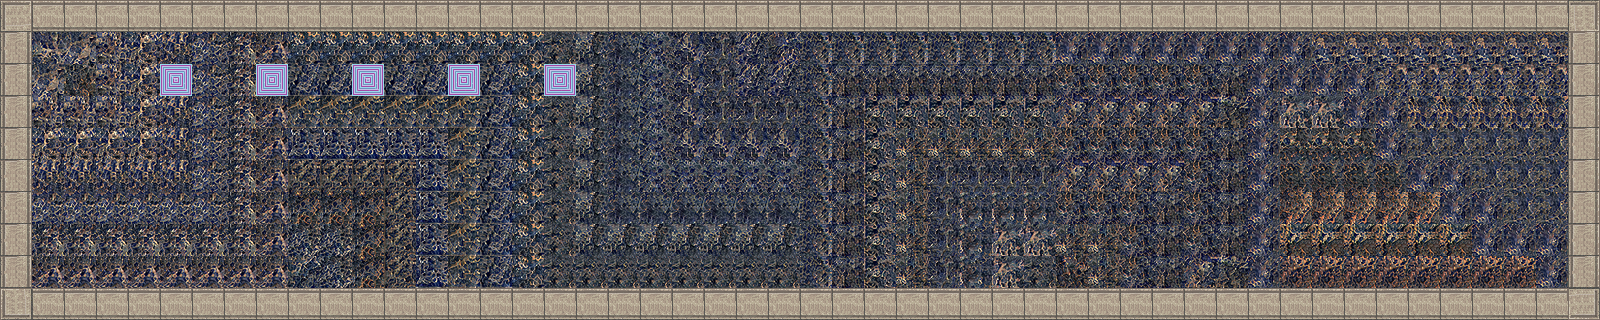

This game map was drawn from its Tiled (.tmx) file and the tilesets committed beside it. A one-line description and the trimmed map source follow:
An orthogonal 50x10 tile map with 32x32 px tiles, 2 tile layers (background, walls), 18 tilesets and 13 objects (6x sign, 6x map_link, room).

<map version="1.0" orientation="orthogonal" width="50" height="10" tilewidth="32" tileheight="32">
 <tileset firstgid="1" name="dirt" tilewidth="32" tileheight="32">
  <image source="../textures/cobblestone.png" width="32" height="32" />
  <terraintypes>
   <terrain name="New Terrain" tile="-1" />
  </terraintypes>
 </tileset>
 <tileset firstgid="2" source="block.tsx" />
 <tileset firstgid="3" name="wall" tilewidth="32" tileheight="32">
  <image source="../textures/brick.png" width="32" height="32" />
 </tileset>
 <tileset firstgid="4" name="stone_wall_horizontal" tilewidth="32" tileheight="32">
  <image source="../textures/stone_wall_horizontal.png" width="32" height="32" />
 </tileset>
 <tileset firstgid="5" name="stone_wall_vertical" tilewidth="32" tileheight="32">
  <image source="../textures/stone_wall_vertical.png" width="32" height="32" />
 </tileset>
 <tileset firstgid="6" name="stone_wall_ll" tilewidth="32" tileheight="32">
  <image source="../textures/stone_wall_ll_corner.png" width="32" height="32" />
 </tileset>
 <tileset firstgid="7" name="stone_wall_lr" tilewidth="32" tileheight="32">
  <image source="../textures/stone_wall_lr_corner.png" width="32" height="32" />
 </tileset>
 <tileset firstgid="8" name="stone_wall_ul" tilewidth="32" tileheight="32">
  <image source="../textures/stone_wall_ul_corner.png" width="32" height="32" />
 </tileset>
 <tileset firstgid="9" name="stone_wall_ur" tilewidth="32" tileheight="32">
  <image source="../textures/stone_wall_ur_corner.png" width="32" height="32" />
 </tileset>
 <tileset firstgid="10" name="dark_indigo_cobblestone" tilewidth="32" tileheight="32">
  <image source="../textures/dark_indigo_cobblestone.png" width="32" height="32" />
 </tileset>
 <tileset firstgid="11" name="dark_indigo_2" tilewidth="32" tileheight="32">
  <image source="../textures/dark_indigo_cobblestone2.png" width="32" height="32" />
 </tileset>
 <tileset firstgid="12" name="dark_indigo_3" tilewidth="32" tileheight="32">
  <image source="../textures/dark_indigo_cobblestone3.png" width="32" height="32" />
 </tileset>
 <tileset firstgid="13" name="red_cobblestone" tilewidth="32" tileheight="32">
  <image source="../textures/red_cobblestone.png" width="32" height="32" />
 </tileset>
 <tileset firstgid="14" name="yellow_cobblestone" tilewidth="32" tileheight="32">
  <image source="../textures/yellow_cobblestone.png" width="32" height="32" />
 </tileset>
 <tileset firstgid="15" name="blue_cobblestone" tilewidth="32" tileheight="32">
  <image source="../textures/blue_cobblestone.png" width="32" height="32" />
 </tileset>
 <tileset firstgid="16" name="green_cobblestone" tilewidth="32" tileheight="32">
  <image source="../textures/green_cobblestone.png" width="32" height="32" />
 </tileset>
 <tileset firstgid="17" name="cave_texture_01-512x512" tilewidth="32" tileheight="32">
  <image source="../textures/cave_texture_512.png" width="512" height="512" />
 </tileset>
 <tileset firstgid="273" name="warp_pad" tilewidth="32" tileheight="32">
  <image source="../textures/warp_pad.png" width="32" height="32" />
 </tileset>
 <layer name="background" width="50" height="10">
  <data>[500 cells, 385 non-empty, 46 distinct tile ids]</data>
 </layer>
 <layer name="walls" width="50" height="10">
  <data>[500 cells, 116 non-empty, 6 distinct tile ids]</data>
 </layer>
 <objectgroup name="environment" width="50" height="10">
  <object name="puzzle_room" type="sign" x="256" y="160" width="32" height="32">
   <properties>
    <property name="msg" value="Puzzle room." />
   </properties>
  </object>
  <object name="l1" type="sign" x="160" y="160" width="32" height="32">
   <properties>
    <property name="msg" value="Level1" />
   </properties>
  </object>
  <object name="npc" type="sign" x="448" y="160" width="32" height="32">
   <properties>
    <property name="msg" value="NPC room" />
   </properties>
  </object>
  <object name="welcome" type="sign" x="64" y="160" width="32" height="32">
   <properties>
    <property name="msg" value="Level select room. Step on a pad to go to area." />
   </properties>
  </object>
  <object name="torch" type="sign" x="544" y="160" width="32" height="32">
   <properties>
    <property name="msg" value="Torch puzzle room." />
   </properties>
  </object>
  <object name="facer room" type="sign" x="352" y="160" width="32" height="32">
   <properties>
    <property name="msg" value="Facer floor" />
   </properties>
  </object>
 </objectgroup>
 <objectgroup name="rooms" width="50" height="10">
  <object name="main" type="room" x="0" y="0" width="1600" height="320" />
 </objectgroup>
 <objectgroup name="map_links" width="50" height="10">
  <properties>
   <property name="entrance_dir" value="right" />
  </properties>
  <object name="entrance" type="map_link" x="64" y="224" width="32" height="32">
   <properties>
    <property name="entrance_dir" value="up" />
   </properties>
  </object>
  <object name="to_level1" type="map_link" x="160" y="64" width="32" height="32">
   <properties>
    <property name="dest_link" value="player_start" />
    <property name="dest_map" value="level1" />
   </properties>
  </object>
  <object name="to_puzzle_room" type="map_link" x="256" y="64" width="32" height="32">
   <properties>
    <property name="dest_link" value="entrance" />
    <property name="dest_map" value="puzzle_room" />
   </properties>
  </object>
  <object name="to_facer_floor" type="map_link" x="352" y="64" width="32" height="32">
   <properties>
    <property name="dest_link" value="entrance" />
    <property name="dest_map" value="facer_floor" />
   </properties>
  </object>
  <object name="to_npc_room" type="map_link" x="448" y="64" width="32" height="32">
   <properties>
    <property name="dest_link" value="entrance" />
    <property name="dest_map" value="meeting_room" />
   </properties>
  </object>
  <object name="to_torch_room" type="map_link" x="544" y="64" width="32" height="32">
   <properties>
    <property name="dest_link" value="entrance" />
    <property name="dest_map" value="torch_puzzle" />
   </properties>
  </object>
 </objectgroup>
</map>
